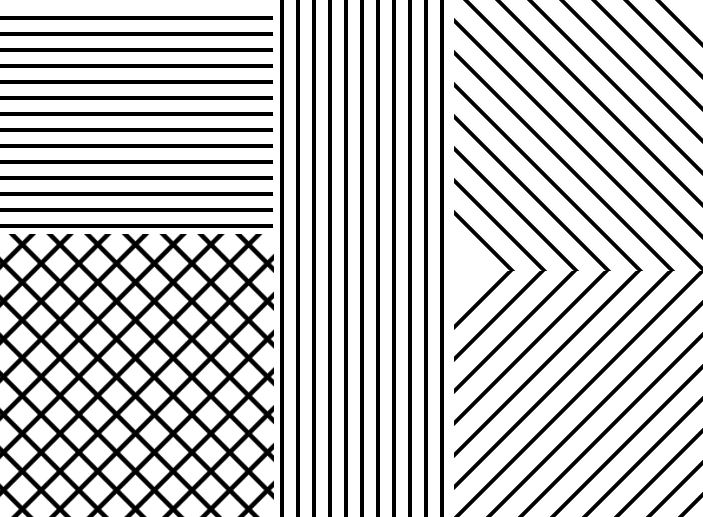
#> input picture synthetic.jpg, 703 x 517 px, found by its file name
$ jupyter execute Log-GaborFilter.ipynb
#> lines starting #> are read from the running program, lines starting #| are printed output that depends on the picture
# Log-Gabor

https://www.peterkovesi.com/matlabfns/PhaseCongruency/Docs/convexpl.html

F. Twum, Y. M. Missah, S. O. Oppong and N. Ussiph, "Textural Analysis for Medicinal Plants Identification Using Log Gabor Filters," in IEEE Access, vol. 10, pp. 83204-83220, 2022, doi: 10.1109/ACCESS.2022.3196788.

[cell 1]
import numpy as np
import matplotlib.pyplot as plt
import cv2

[cell 2]
img_path = 'C:/Users/mathe/Desktop/Pastas/UFSCar/Perfil 5/PDI/Desenvolvimento/PDI-LogGabbor - git/'
#img_filename = 'Produtos_MatheusMazieiro.tiff'
img_filename = 'synthetic.jpg'

# Lê imagem e automaticamente converte para 1 canal de cinza
img = cv2.imread(img_path + img_filename, cv2.IMREAD_GRAYSCALE)
#> img is the input picture: shape (517, 703); min 0, max 255, mean 195.4

plt.figure(figsize=[7,7])
plt.imshow(img, 'gray')

[cell 3]
#Padding
M, N = img.shape
#> M = 517; N = 703
img_padded = np.pad(img, ((0, M), (0, N)),
                    mode='constant', constant_values=0)
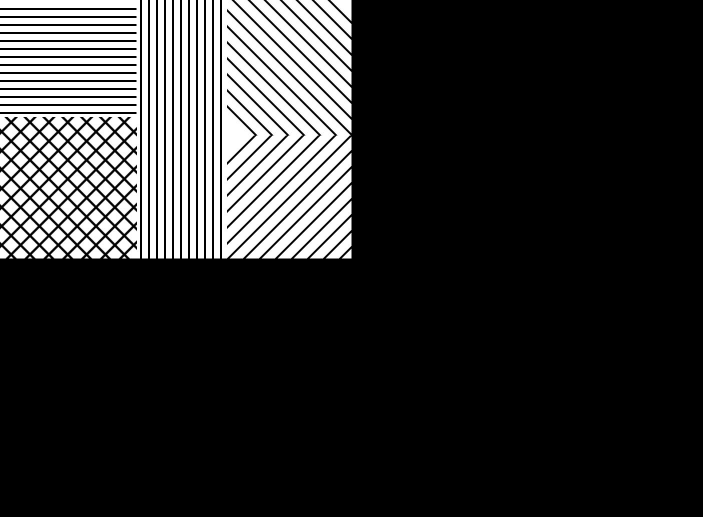
#> img_padded: shape (1034, 1406) (shown at 1/2 size); min 0, max 255, mean 48.8
P, Q = img_padded.shape
#> P = 1034; Q = 1406


# Multiplicao por (-1)^(x+y)
mult_img = np.zeros([P, Q])
for x in range(P):
    for y in range(Q):
        mult_factor = (-1)**(x+y)
        mult_img[x, y] = img_padded[x, y] * mult_factor
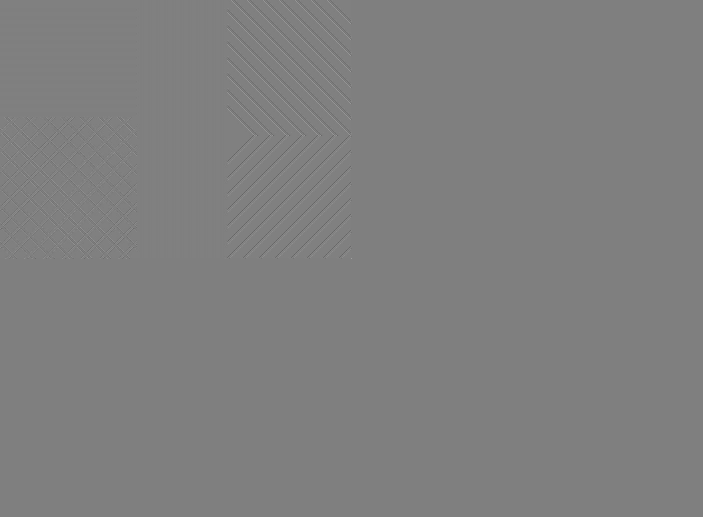
#> mult_img: shape (1034, 1406) float64 (shown at 1/2 size); min -255, max 255, mean 0; drawn with min black and max white

# Converter imagem do domínio do espaço para o domínio da frequência
f = np.fft.fft2(mult_img)

[cell 4]
#Definindo o filtro de gabor (trocar para log-gabor quando nescessario)
def logGabor(lamda, theta, angl, sigma, thetaSigma, M, N):
    #cria o meshgrid radial
#> called with lamda = 50, theta = 0.785, angl = 45, sigma = 1.5, thetaSigma = 0.75, M = 1034, N = 1406
    (x, y) = np.meshgrid(np.arange(-N//2 + 1, N//2 + 1)/N, np.arange(-M//2 + 1, M//2 + 1)/M)
    radius = np.sqrt(x**2 + y**2)
    radius[N//2, M//2] = 1  # Evita a divisão por zero, mas sem definir um valor fixo


    #radial component
    fo = 1/lamda # desired filter wavelength
    logGabor = np.exp(-0.5 * (np.log(radius/fo)**2)/np.log(sigma)**2) # The bandwidth of the filter is controlled by the parameter sigma
    logGabor [N//2, M//2] = 0

    plt.title("Radial component")
    plt.imshow(logGabor, cmap='gray')
    plt.show()
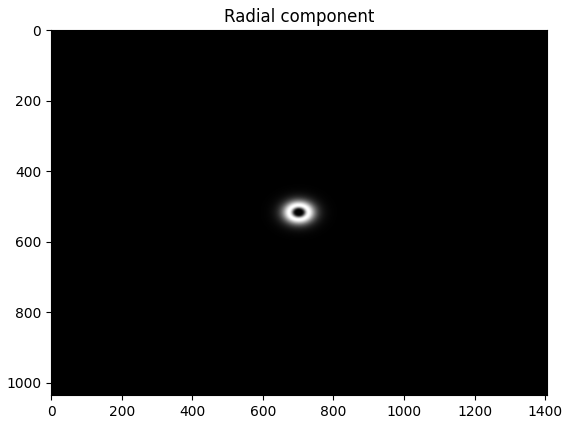
#> figure drawn by matplotlib, 1 panel

    #frequency component
    theta = np.arctan2(-y, x)
    sinTheta = np.sin(theta)
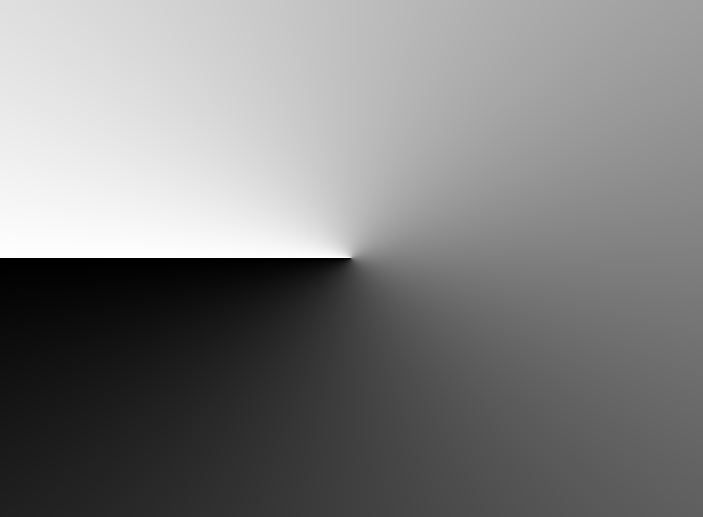
#> theta: shape (1034, 1406) float64 (shown at 1/2 size); min -3.14, max 3.14, mean -0.00304; drawn with min black and max white
    cosTheta = np.cos(theta)

    #angl = 0 #
    #thetaSigma = .1 #
    ds = sinTheta * np.cos(angl) - cosTheta * np.sin(angl)
    dc = cosTheta * np.cos(angl) + sinTheta * np.sin(angl)
    dtheta = abs(np.arctan2(ds, dc))
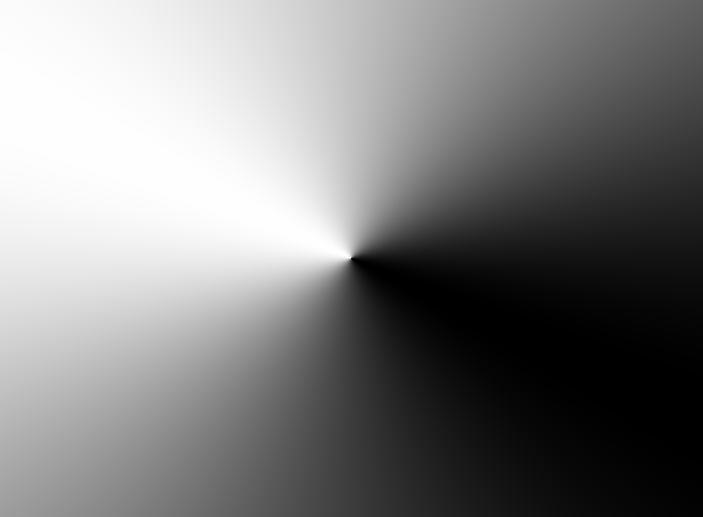
#> ds: shape (1034, 1406) float64 (shown at 1/2 size); min -1, max 1, mean -0.000982; drawn with min black and max white

    spread = np.exp(-0.5 * (dtheta)**2/thetaSigma**2)
    plt.title("Spread component")
    plt.imshow(spread, cmap='gray')
    plt.show()
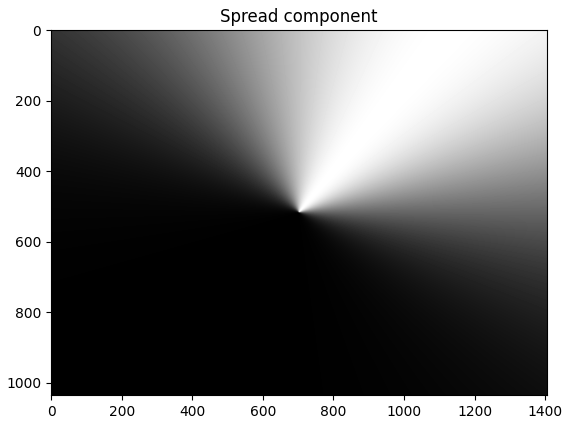
#> figure drawn by matplotlib, 1 panel

    #Combinign
    gab_filter = logGabor * spread
    plt.title("Spread component")
    plt.imshow(gab_filter, cmap='gray')
    plt.show()

    return gab_filter

[cell 5]
lb = 50 #tamnho do circulo
theta = 45 * (np.pi/180)
psi = 45
sg = 1.5#10
gm = .75

#Gera o filtro
gb = logGabor(lb, theta, psi, sg, gm, P, Q)

[cell 6]
#G = H*F
Fimg_filtered = gb*f

#fft inversa
img_back = np.fft.ifft2(Fimg_filtered)

# Multiplicao por (-1)^(x+y)
mult_img_back = np.zeros([P, Q])
for x in range(P):
    for y in range(Q):
        mult_factor = (-1)**(x+y)
        mult_img_back[x, y] = img_back[x, y].real * mult_factor
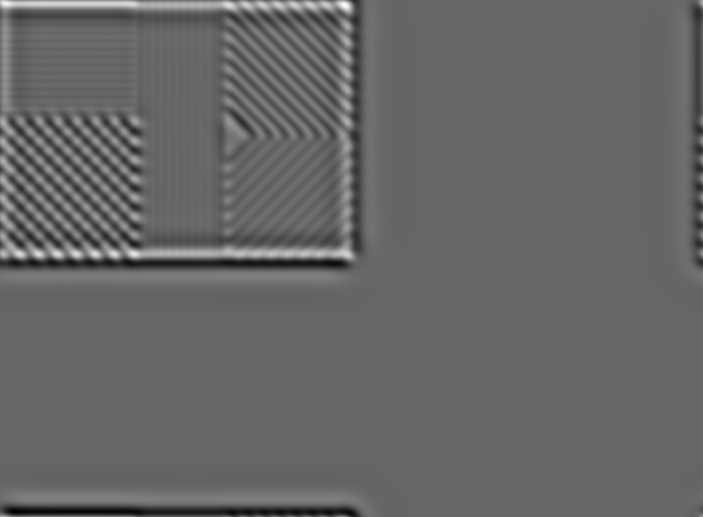
#> mult_img_back: shape (1034, 1406) float64 (shown at 1/2 size); min -27.08, max 40.49, mean 0; drawn with min black and max white

plt.imshow(mult_img_back, cmap='gray')
plt.show()

[cell 7]
# Imagem do top-left quadrante
final_img = mult_img_back[0:M, 0:N]
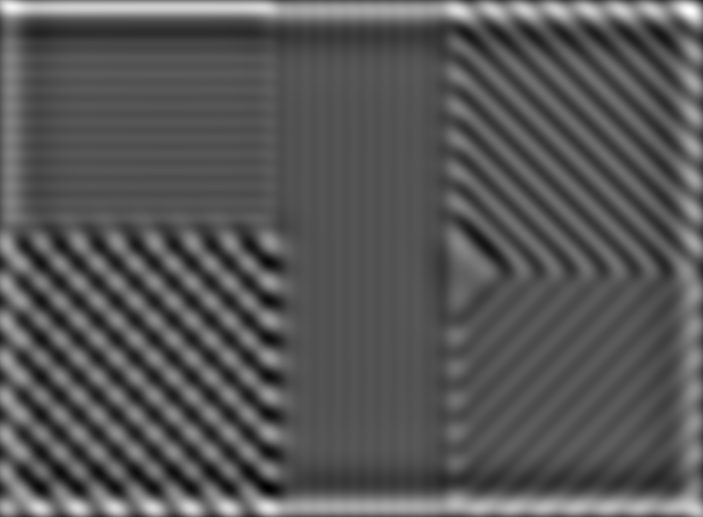
#> final_img: shape (517, 703) float64; min -19.45, max 40.49, mean 1.1; drawn with min black and max white

plt.figure(figsize=[10, 5.])

plt.subplot(1, 2, 1)
plt.imshow(img, cmap='gray')
plt.title("Original")

plt.subplot(1, 2, 2)
plt.imshow(final_img, cmap='gray')
plt.title("Imagem filtrada")
plt.tight_layout()
